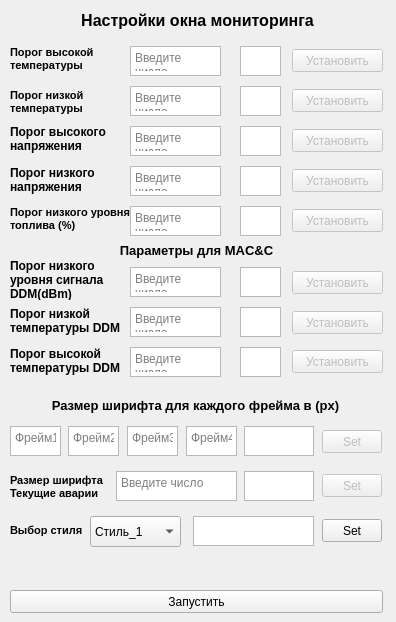
    <widget class="QWidget" name="tab_2">
     <attribute name="title">
      <string>Окно мониторинга</string>
     </attribute>
     <widget class="QLabel" name="label_26">
      <property name="geometry">
       <rect>
        <x>10</x>
        <y>390</y>
        <width>371</width>
        <height>31</height>
       </rect>
      </property>
      <property name="font">
       <font>
        <pointsize>10</pointsize>
        <weight>75</weight>
        <bold>true</bold>
       </font>
      </property>
      <property name="text">
       <string>Размер ширифта для каждого фрейма в (px)</string>
      </property>
      <property name="alignment">
       <set>Qt::AlignCenter</set>
      </property>
      <property name="wordWrap">
       <bool>true</bool>
      </property>
     </widget>
     <widget class="QTextEdit" name="textEdit_18">
      <property name="geometry">
       <rect>
        <x>130</x>
        <y>126</y>
        <width>91</width>
        <height>30</height>
       </rect>
      </property>
      <property name="placeholderText">
       <string>Введите число</string>
      </property>
     </widget>
     <widget class="QTextEdit" name="textEdit_16">
      <property name="geometry">
       <rect>
        <x>130</x>
        <y>86</y>
        <width>91</width>
        <height>30</height>
       </rect>
      </property>
      <property name="placeholderText">
       <string>Введите число</string>
      </property>
     </widget>
     <widget class="QLabel" name="label_7">
      <property name="geometry">
       <rect>
        <x>10</x>
        <y>118</y>
        <width>121</width>
        <height>41</height>
       </rect>
      </property>
      <property name="font">
       <font>
        <weight>75</weight>
        <bold>true</bold>
       </font>
      </property>
      <property name="acceptDrops">
       <bool>false</bool>
      </property>
      <property name="text">
       <string>Порог высокого напряжения</string>
      </property>
      <property name="wordWrap">
       <bool>true</bool>
      </property>
     </widget>
     <widget class="QTextBrowser" name="textBrowser_17">
      <property name="geometry">
       <rect>
        <x>240</x>
        <y>166</y>
        <width>41</width>
        <height>30</height>
       </rect>
      </property>
      <property name="font">
       <font>
        <pointsize>9</pointsize>
        <weight>75</weight>
        <bold>true</bold>
       </font>
      </property>
      <property name="html">
       <string>&lt;!DOCTYPE HTML PUBLIC &quot;-//W3C//DTD HTML 4.0//EN&quot; &quot;http://www.w3.org/TR/REC-html40/strict.dtd&quot;&gt;
&lt;html&gt;&lt;head&gt;&lt;meta name=&quot;qrichtext&quot; content=&quot;1&quot; /&gt;&lt;style type=&quot;text/css&quot;&gt;
p, li { white-space: pre-wrap; }
&lt;/style&gt;&lt;/head&gt;&lt;body style=&quot; font-family:'MS Shell Dlg 2'; font-size:9pt; font-weight:600; font-style:normal;&quot;&gt;
&lt;p align=&quot;center&quot; style=&quot;-qt-paragraph-type:empty; margin-top:0px; margin-bottom:0px; margin-left:0px; margin-right:0px; -qt-block-indent:0; text-indent:0px;&quot;&gt;&lt;br /&gt;&lt;/p&gt;&lt;/body&gt;&lt;/html&gt;</string>
      </property>
     </widget>
     <widget class="QPushButton" name="Set_window_oil_low_btn">
      <property name="enabled">
       <bool>false</bool>
      </property>
      <property name="geometry">
       <rect>
        <x>292</x>
        <y>209</y>
        <width>91</width>
        <height>23</height>
       </rect>
      </property>
      <property name="text">
       <string>Установить</string>
      </property>
     </widget>
     <widget class="QTextEdit" name="textEdit_17">
      <property name="geometry">
       <rect>
        <x>10</x>
        <y>426</y>
        <width>51</width>
        <height>30</height>
       </rect>
      </property>
      <property name="placeholderText">
       <string>Фрейм1</string>
      </property>
     </widget>
     <widget class="QTextEdit" name="textEdit_11">
      <property name="geometry">
       <rect>
        <x>130</x>
        <y>46</y>
        <width>91</width>
        <height>30</height>
       </rect>
      </property>
      <property name="placeholderText">
       <string>Введите число</string>
      </property>
     </widget>
     <widget class="QTextBrowser" name="textBrowser_14">
      <property name="geometry">
       <rect>
        <x>244</x>
        <y>426</y>
        <width>70</width>
        <height>30</height>
       </rect>
      </property>
      <property name="font">
       <font>
        <weight>50</weight>
        <bold>false</bold>
       </font>
      </property>
      <property name="html">
       <string>&lt;!DOCTYPE HTML PUBLIC &quot;-//W3C//DTD HTML 4.0//EN&quot; &quot;http://www.w3.org/TR/REC-html40/strict.dtd&quot;&gt;
&lt;html&gt;&lt;head&gt;&lt;meta name=&quot;qrichtext&quot; content=&quot;1&quot; /&gt;&lt;style type=&quot;text/css&quot;&gt;
p, li { white-space: pre-wrap; }
&lt;/style&gt;&lt;/head&gt;&lt;body style=&quot; font-family:'MS Shell Dlg 2'; font-size:8pt; font-weight:400; font-style:normal;&quot;&gt;
&lt;p align=&quot;center&quot; style=&quot;-qt-paragraph-type:empty; margin-top:0px; margin-bottom:0px; margin-left:0px; margin-right:0px; -qt-block-indent:0; text-indent:0px;&quot;&gt;&lt;br /&gt;&lt;/p&gt;&lt;/body&gt;&lt;/html&gt;</string>
      </property>
     </widget>
     <widget class="QPushButton" name="Set_window_hight_volt_btn">
      <property name="enabled">
       <bool>false</bool>
      </property>
      <property name="geometry">
       <rect>
        <x>292</x>
        <y>129</y>
        <width>91</width>
        <height>23</height>
       </rect>
      </property>
      <property name="text">
       <string>Установить</string>
      </property>
     </widget>
     <widget class="QPushButton" name="Open_window_button">
      <property name="geometry">
       <rect>
        <x>10</x>
        <y>590</y>
        <width>373</width>
        <height>23</height>
       </rect>
      </property>
      <property name="text">
       <string>Запустить</string>
      </property>
     </widget>
     <widget class="QTextBrowser" name="textBrowser_13">
      <property name="geometry">
       <rect>
        <x>240</x>
        <y>86</y>
        <width>41</width>
        <height>30</height>
       </rect>
      </property>
      <property name="font">
       <font>
        <pointsize>9</pointsize>
        <weight>75</weight>
        <bold>true</bold>
       </font>
      </property>
      <property name="html">
       <string>&lt;!DOCTYPE HTML PUBLIC &quot;-//W3C//DTD HTML 4.0//EN&quot; &quot;http://www.w3.org/TR/REC-html40/strict.dtd&quot;&gt;
&lt;html&gt;&lt;head&gt;&lt;meta name=&quot;qrichtext&quot; content=&quot;1&quot; /&gt;&lt;style type=&quot;text/css&quot;&gt;
p, li { white-space: pre-wrap; }
&lt;/style&gt;&lt;/head&gt;&lt;body style=&quot; font-family:'MS Shell Dlg 2'; font-size:9pt; font-weight:600; font-style:normal;&quot;&gt;
&lt;p align=&quot;center&quot; style=&quot;-qt-paragraph-type:empty; margin-top:0px; margin-bottom:0px; margin-left:0px; margin-right:0px; -qt-block-indent:0; text-indent:0px;&quot;&gt;&lt;br /&gt;&lt;/p&gt;&lt;/body&gt;&lt;/html&gt;</string>
      </property>
     </widget>
     <widget class="QLabel" name="label_25">
      <property name="geometry">
       <rect>
        <x>10</x>
        <y>86</y>
        <width>121</width>
        <height>31</height>
       </rect>
      </property>
      <property name="font">
       <font>
        <pointsize>8</pointsize>
        <weight>75</weight>
        <bold>true</bold>
       </font>
      </property>
      <property name="text">
       <string>Порог низкой температуры</string>
      </property>
      <property name="wordWrap">
       <bool>true</bool>
      </property>
     </widget>
     <widget class="QTextBrowser" name="textBrowser_16">
      <property name="geometry">
       <rect>
        <x>240</x>
        <y>206</y>
        <width>41</width>
        <height>30</height>
       </rect>
      </property>
      <property name="font">
       <font>
        <pointsize>9</pointsize>
        <weight>75</weight>
        <bold>true</bold>
       </font>
      </property>
      <property name="html">
       <string>&lt;!DOCTYPE HTML PUBLIC &quot;-//W3C//DTD HTML 4.0//EN&quot; &quot;http://www.w3.org/TR/REC-html40/strict.dtd&quot;&gt;
&lt;html&gt;&lt;head&gt;&lt;meta name=&quot;qrichtext&quot; content=&quot;1&quot; /&gt;&lt;style type=&quot;text/css&quot;&gt;
p, li { white-space: pre-wrap; }
&lt;/style&gt;&lt;/head&gt;&lt;body style=&quot; font-family:'MS Shell Dlg 2'; font-size:9pt; font-weight:600; font-style:normal;&quot;&gt;
&lt;p align=&quot;center&quot; style=&quot;-qt-paragraph-type:empty; margin-top:0px; margin-bottom:0px; margin-left:0px; margin-right:0px; -qt-block-indent:0; text-indent:0px;&quot;&gt;&lt;br /&gt;&lt;/p&gt;&lt;/body&gt;&lt;/html&gt;</string>
      </property>
     </widget>
     <widget class="QLabel" name="label_32">
      <property name="geometry">
       <rect>
        <x>12</x>
        <y>10</y>
        <width>371</width>
        <height>20</height>
       </rect>
      </property>
      <property name="font">
       <font>
        <pointsize>12</pointsize>
        <weight>75</weight>
        <bold>true</bold>
       </font>
      </property>
      <property name="text">
       <string>Настройки окна мониторинга</string>
      </property>
      <property name="alignment">
       <set>Qt::AlignCenter</set>
      </property>
     </widget>
     <widget class="QPushButton" name="Set_window_font_size_btn">
      <property name="enabled">
       <bool>false</bool>
      </property>
      <property name="geometry">
       <rect>
        <x>322</x>
        <y>430</y>
        <width>60</width>
        <height>23</height>
       </rect>
      </property>
      <property name="text">
       <string>Set</string>
      </property>
     </widget>
     <widget class="QLabel" name="label_11">
      <property name="geometry">
       <rect>
        <x>10</x>
        <y>159</y>
        <width>121</width>
        <height>41</height>
       </rect>
      </property>
      <property name="font">
       <font>
        <weight>75</weight>
        <bold>true</bold>
       </font>
      </property>
      <property name="acceptDrops">
       <bool>false</bool>
      </property>
      <property name="text">
       <string>Порог низкого напряжения</string>
      </property>
      <property name="wordWrap">
       <bool>true</bool>
      </property>
     </widget>
     <widget class="QPushButton" name="Set_window_temp_hight_btn">
      <property name="enabled">
       <bool>false</bool>
      </property>
      <property name="geometry">
       <rect>
        <x>292</x>
        <y>49</y>
        <width>91</width>
        <height>23</height>
       </rect>
      </property>
      <property name="text">
       <string>Установить</string>
      </property>
     </widget>
     <widget class="QLabel" name="label_27">
      <property name="geometry">
       <rect>
        <x>10</x>
        <y>43</y>
        <width>121</width>
        <height>31</height>
       </rect>
      </property>
      <property name="font">
       <font>
        <pointsize>8</pointsize>
        <weight>75</weight>
        <bold>true</bold>
       </font>
      </property>
      <property name="text">
       <string>Порог высокой температуры</string>
      </property>
      <property name="wordWrap">
       <bool>true</bool>
      </property>
     </widget>
     <widget class="QPushButton" name="Set_window_low_volt_btn">
      <property name="enabled">
       <bool>false</bool>
      </property>
      <property name="geometry">
       <rect>
        <x>292</x>
        <y>169</y>
        <width>91</width>
        <height>23</height>
       </rect>
      </property>
      <property name="text">
       <string>Установить</string>
      </property>
     </widget>
     <widget class="QTextEdit" name="textEdit_19">
      <property name="geometry">
       <rect>
        <x>130</x>
        <y>166</y>
        <width>91</width>
        <height>30</height>
       </rect>
      </property>
      <property name="placeholderText">
       <string>Введите число</string>
      </property>
     </widget>
     <widget class="QTextEdit" name="textEdit_20">
      <property name="geometry">
       <rect>
        <x>130</x>
        <y>206</y>
        <width>91</width>
        <height>30</height>
       </rect>
      </property>
      <property name="placeholderText">
       <string>Введите число</string>
      </property>
     </widget>
     <widget class="QTextBrowser" name="textBrowser_15">
      <property name="geometry">
       <rect>
        <x>240</x>
        <y>126</y>
        <width>41</width>
        <height>30</height>
       </rect>
      </property>
      <property name="font">
       <font>
        <pointsize>9</pointsize>
        <weight>75</weight>
        <bold>true</bold>
       </font>
      </property>
      <property name="html">
       <string>&lt;!DOCTYPE HTML PUBLIC &quot;-//W3C//DTD HTML 4.0//EN&quot; &quot;http://www.w3.org/TR/REC-html40/strict.dtd&quot;&gt;
&lt;html&gt;&lt;head&gt;&lt;meta name=&quot;qrichtext&quot; content=&quot;1&quot; /&gt;&lt;style type=&quot;text/css&quot;&gt;
p, li { white-space: pre-wrap; }
&lt;/style&gt;&lt;/head&gt;&lt;body style=&quot; font-family:'MS Shell Dlg 2'; font-size:9pt; font-weight:600; font-style:normal;&quot;&gt;
&lt;p align=&quot;center&quot; style=&quot;-qt-paragraph-type:empty; margin-top:0px; margin-bottom:0px; margin-left:0px; margin-right:0px; -qt-block-indent:0; text-indent:0px;&quot;&gt;&lt;br /&gt;&lt;/p&gt;&lt;/body&gt;&lt;/html&gt;</string>
      </property>
     </widget>
     <widget class="QLabel" name="label_28">
      <property name="geometry">
       <rect>
        <x>10</x>
        <y>199</y>
        <width>121</width>
        <height>40</height>
       </rect>
      </property>
      <property name="font">
       <font>
        <pointsize>8</pointsize>
        <weight>75</weight>
        <bold>true</bold>
       </font>
      </property>
      <property name="text">
       <string>Порог низкого уровня топлива (%)</string>
      </property>
      <property name="wordWrap">
       <bool>true</bool>
      </property>
     </widget>
     <widget class="QPushButton" name="Set_window_temp_low_btn">
      <property name="enabled">
       <bool>false</bool>
      </property>
      <property name="geometry">
       <rect>
        <x>292</x>
        <y>89</y>
        <width>91</width>
        <height>23</height>
       </rect>
      </property>
      <property name="text">
       <string>Установить</string>
      </property>
     </widget>
     <widget class="QTextBrowser" name="textBrowser_8">
      <property name="geometry">
       <rect>
        <x>240</x>
        <y>46</y>
        <width>41</width>
        <height>30</height>
       </rect>
      </property>
      <property name="font">
       <font>
        <pointsize>9</pointsize>
        <weight>75</weight>
        <bold>true</bold>
       </font>
      </property>
      <property name="html">
       <string>&lt;!DOCTYPE HTML PUBLIC &quot;-//W3C//DTD HTML 4.0//EN&quot; &quot;http://www.w3.org/TR/REC-html40/strict.dtd&quot;&gt;
&lt;html&gt;&lt;head&gt;&lt;meta name=&quot;qrichtext&quot; content=&quot;1&quot; /&gt;&lt;style type=&quot;text/css&quot;&gt;
p, li { white-space: pre-wrap; }
&lt;/style&gt;&lt;/head&gt;&lt;body style=&quot; font-family:'MS Shell Dlg 2'; font-size:9pt; font-weight:600; font-style:normal;&quot;&gt;
&lt;p align=&quot;center&quot; style=&quot;-qt-paragraph-type:empty; margin-top:0px; margin-bottom:0px; margin-left:0px; margin-right:0px; -qt-block-indent:0; text-indent:0px;&quot;&gt;&lt;br /&gt;&lt;/p&gt;&lt;/body&gt;&lt;/html&gt;</string>
      </property>
     </widget>
     <widget class="QComboBox" name="comboBox_3">
      <property name="geometry">
       <rect>
        <x>90</x>
        <y>516</y>
        <width>91</width>
        <height>31</height>
       </rect>
      </property>
      <item>
       <property name="text">
        <string>Стиль_1</string>
       </property>
      </item>
      <item>
       <property name="text">
        <string>Стиль_2</string>
       </property>
      </item>
      <item>
       <property name="text">
        <string>Стиль_3</string>
       </property>
      </item>
      <item>
       <property name="text">
        <string>Стандартный</string>
       </property>
      </item>
     </widget>
     <widget class="QLabel" name="label_35">
      <property name="geometry">
       <rect>
        <x>10</x>
        <y>515</y>
        <width>81</width>
        <height>31</height>
       </rect>
      </property>
      <property name="font">
       <font>
        <pointsize>8</pointsize>
        <weight>75</weight>
        <bold>true</bold>
       </font>
      </property>
      <property name="text">
       <string>Выбор стиля</string>
      </property>
      <property name="wordWrap">
       <bool>true</bool>
      </property>
     </widget>
     <widget class="QTextBrowser" name="textBrowser_24">
      <property name="geometry">
       <rect>
        <x>193</x>
        <y>516</y>
        <width>121</width>
        <height>30</height>
       </rect>
      </property>
      <property name="font">
       <font>
        <weight>75</weight>
        <bold>true</bold>
       </font>
      </property>
      <property name="html">
       <string>&lt;!DOCTYPE HTML PUBLIC &quot;-//W3C//DTD HTML 4.0//EN&quot; &quot;http://www.w3.org/TR/REC-html40/strict.dtd&quot;&gt;
&lt;html&gt;&lt;head&gt;&lt;meta name=&quot;qrichtext&quot; content=&quot;1&quot; /&gt;&lt;style type=&quot;text/css&quot;&gt;
p, li { white-space: pre-wrap; }
&lt;/style&gt;&lt;/head&gt;&lt;body style=&quot; font-family:'MS Shell Dlg 2'; font-size:8pt; font-weight:600; font-style:normal;&quot;&gt;
&lt;p align=&quot;center&quot; style=&quot;-qt-paragraph-type:empty; margin-top:0px; margin-bottom:0px; margin-left:0px; margin-right:0px; -qt-block-indent:0; text-indent:0px;&quot;&gt;&lt;br /&gt;&lt;/p&gt;&lt;/body&gt;&lt;/html&gt;</string>
      </property>
     </widget>
     <widget class="QPushButton" name="Set_window_style_sheet_btn">
      <property name="enabled">
       <bool>true</bool>
      </property>
      <property name="geometry">
       <rect>
        <x>322</x>
        <y>519</y>
        <width>60</width>
        <height>23</height>
       </rect>
      </property>
      <property name="text">
       <string>Set</string>
      </property>
     </widget>
     <widget class="QTextEdit" name="textEdit_28">
      <property name="geometry">
       <rect>
        <x>68</x>
        <y>426</y>
        <width>51</width>
        <height>30</height>
       </rect>
      </property>
      <property name="placeholderText">
       <string>Фрейм2</string>
      </property>
     </widget>
     <widget class="QTextEdit" name="textEdit_29">
      <property name="geometry">
       <rect>
        <x>127</x>
        <y>426</y>
        <width>51</width>
        <height>30</height>
       </rect>
      </property>
      <property name="placeholderText">
       <string>Фрейм3</string>
      </property>
     </widget>
     <widget class="QTextEdit" name="textEdit_30">
      <property name="geometry">
       <rect>
        <x>186</x>
        <y>426</y>
        <width>51</width>
        <height>30</height>
       </rect>
      </property>
      <property name="placeholderText">
       <string>Фрейм4</string>
      </property>
     </widget>
     <widget class="QLabel" name="label_29">
      <property name="geometry">
       <rect>
        <x>10</x>
        <y>471</y>
        <width>101</width>
        <height>31</height>
       </rect>
      </property>
      <property name="font">
       <font>
        <pointsize>8</pointsize>
        <weight>75</weight>
        <bold>true</bold>
       </font>
      </property>
      <property name="text">
       <string>Размер ширифта Текущие аварии</string>
      </property>
      <property name="wordWrap">
       <bool>true</bool>
      </property>
     </widget>
     <widget class="QTextEdit" name="textEdit_32">
      <property name="geometry">
       <rect>
        <x>116</x>
        <y>471</y>
        <width>121</width>
        <height>30</height>
       </rect>
      </property>
      <property name="placeholderText">
       <string>Введите число</string>
      </property>
     </widget>
     <widget class="QTextBrowser" name="textBrowser_18">
      <property name="geometry">
       <rect>
        <x>244</x>
        <y>471</y>
        <width>70</width>
        <height>30</height>
       </rect>
      </property>
      <property name="font">
       <font>
        <pointsize>9</pointsize>
        <weight>75</weight>
        <bold>true</bold>
       </font>
      </property>
      <property name="html">
       <string>&lt;!DOCTYPE HTML PUBLIC &quot;-//W3C//DTD HTML 4.0//EN&quot; &quot;http://www.w3.org/TR/REC-html40/strict.dtd&quot;&gt;
&lt;html&gt;&lt;head&gt;&lt;meta name=&quot;qrichtext&quot; content=&quot;1&quot; /&gt;&lt;style type=&quot;text/css&quot;&gt;
p, li { white-space: pre-wrap; }
&lt;/style&gt;&lt;/head&gt;&lt;body style=&quot; font-family:'MS Shell Dlg 2'; font-size:9pt; font-weight:600; font-style:normal;&quot;&gt;
&lt;p align=&quot;center&quot; style=&quot;-qt-paragraph-type:empty; margin-top:0px; margin-bottom:0px; margin-left:0px; margin-right:0px; -qt-block-indent:0; text-indent:0px;&quot;&gt;&lt;br /&gt;&lt;/p&gt;&lt;/body&gt;&lt;/html&gt;</string>
      </property>
     </widget>
     <widget class="QPushButton" name="Set_window_font_size_alarm_btn">
      <property name="enabled">
       <bool>false</bool>
      </property>
      <property name="geometry">
       <rect>
        <x>322</x>
        <y>474</y>
        <width>60</width>
        <height>23</height>
       </rect>
      </property>
      <property name="text">
       <string>Set</string>
      </property>
     </widget>
     <widget class="QPushButton" name="Set_window_low_temp_ddm_btn">
      <property name="enabled">
       <bool>false</bool>
      </property>
      <property name="geometry">
       <rect>
        <x>292</x>
        <y>311</y>
        <width>91</width>
        <height>23</height>
       </rect>
      </property>
      <property name="text">
       <string>Установить</string>
      </property>
     </widget>
     <widget class="QTextEdit" name="textEdit_24">
      <property name="geometry">
       <rect>
        <x>130</x>
        <y>347</y>
        <width>91</width>
        <height>30</height>
       </rect>
      </property>
      <property name="placeholderText">
       <string>Введите число</string>
      </property>
     </widget>
     <widget class="QTextEdit" name="textEdit_25">
      <property name="geometry">
       <rect>
        <x>130</x>
        <y>267</y>
        <width>91</width>
        <height>30</height>
       </rect>
      </property>
      <property name="placeholderText">
       <string>Введите число</string>
      </property>
     </widget>
     <widget class="QTextEdit" name="textEdit_26">
      <property name="geometry">
       <rect>
        <x>130</x>
        <y>307</y>
        <width>91</width>
        <height>30</height>
       </rect>
      </property>
      <property name="placeholderText">
       <string>Введите число</string>
      </property>
     </widget>
     <widget class="QTextBrowser" name="textBrowser_21">
      <property name="geometry">
       <rect>
        <x>240</x>
        <y>267</y>
        <width>41</width>
        <height>30</height>
       </rect>
      </property>
      <property name="font">
       <font>
        <pointsize>10</pointsize>
        <weight>75</weight>
        <bold>true</bold>
       </font>
      </property>
      <property name="html">
       <string>&lt;!DOCTYPE HTML PUBLIC &quot;-//W3C//DTD HTML 4.0//EN&quot; &quot;http://www.w3.org/TR/REC-html40/strict.dtd&quot;&gt;
&lt;html&gt;&lt;head&gt;&lt;meta name=&quot;qrichtext&quot; content=&quot;1&quot; /&gt;&lt;style type=&quot;text/css&quot;&gt;
p, li { white-space: pre-wrap; }
&lt;/style&gt;&lt;/head&gt;&lt;body style=&quot; font-family:'MS Shell Dlg 2'; font-size:10pt; font-weight:600; font-style:normal;&quot;&gt;
&lt;p align=&quot;center&quot; style=&quot;-qt-paragraph-type:empty; margin-top:0px; margin-bottom:0px; margin-left:0px; margin-right:0px; -qt-block-indent:0; text-indent:0px; font-size:8pt; font-weight:400;&quot;&gt;&lt;br /&gt;&lt;/p&gt;&lt;/body&gt;&lt;/html&gt;</string>
      </property>
     </widget>
     <widget class="QTextBrowser" name="textBrowser_22">
      <property name="geometry">
       <rect>
        <x>240</x>
        <y>307</y>
        <width>41</width>
        <height>30</height>
       </rect>
      </property>
      <property name="font">
       <font>
        <pointsize>10</pointsize>
        <weight>75</weight>
        <bold>true</bold>
       </font>
      </property>
      <property name="html">
       <string>&lt;!DOCTYPE HTML PUBLIC &quot;-//W3C//DTD HTML 4.0//EN&quot; &quot;http://www.w3.org/TR/REC-html40/strict.dtd&quot;&gt;
&lt;html&gt;&lt;head&gt;&lt;meta name=&quot;qrichtext&quot; content=&quot;1&quot; /&gt;&lt;style type=&quot;text/css&quot;&gt;
p, li { white-space: pre-wrap; }
&lt;/style&gt;&lt;/head&gt;&lt;body style=&quot; font-family:'MS Shell Dlg 2'; font-size:10pt; font-weight:600; font-style:normal;&quot;&gt;
&lt;p align=&quot;center&quot; style=&quot;-qt-paragraph-type:empty; margin-top:0px; margin-bottom:0px; margin-left:0px; margin-right:0px; -qt-block-indent:0; text-indent:0px; font-size:8pt; font-weight:400;&quot;&gt;&lt;br /&gt;&lt;/p&gt;&lt;/body&gt;&lt;/html&gt;</string>
      </property>
     </widget>
     <widget class="QTextBrowser" name="textBrowser_23">
      <property name="geometry">
       <rect>
        <x>240</x>
        <y>347</y>
        <width>41</width>
        <height>30</height>
       </rect>
      </property>
      <property name="font">
       <font>
        <pointsize>10</pointsize>
        <weight>75</weight>
        <bold>true</bold>
       </font>
      </property>
      <property name="html">
       <string>&lt;!DOCTYPE HTML PUBLIC &quot;-//W3C//DTD HTML 4.0//EN&quot; &quot;http://www.w3.org/TR/REC-html40/strict.dtd&quot;&gt;
&lt;html&gt;&lt;head&gt;&lt;meta name=&quot;qrichtext&quot; content=&quot;1&quot; /&gt;&lt;style type=&quot;text/css&quot;&gt;
p, li { white-space: pre-wrap; }
&lt;/style&gt;&lt;/head&gt;&lt;body style=&quot; font-family:'MS Shell Dlg 2'; font-size:10pt; font-weight:600; font-style:normal;&quot;&gt;
&lt;p align=&quot;center&quot; style=&quot;-qt-paragraph-type:empty; margin-top:0px; margin-bottom:0px; margin-left:0px; margin-right:0px; -qt-block-indent:0; text-indent:0px; font-size:8pt; font-weight:400;&quot;&gt;&lt;br /&gt;&lt;/p&gt;&lt;/body&gt;&lt;/html&gt;</string>
      </property>
     </widget>
     <widget class="QLabel" name="label_24">
      <property name="geometry">
       <rect>
        <x>10</x>
        <y>259</y>
        <width>121</width>
        <height>41</height>
       </rect>
      </property>
      <property name="font">
       <font>
        <weight>75</weight>
        <bold>true</bold>
       </font>
      </property>
      <property name="text">
       <string>Порог низкого уровня сигнала DDM(dBm)</string>
      </property>
      <property name="wordWrap">
       <bool>true</bool>
      </property>
     </widget>
     <widget class="QPushButton" name="Set_window_power_sign_btn">
      <property name="enabled">
       <bool>false</bool>
      </property>
      <property name="geometry">
       <rect>
        <x>292</x>
        <y>271</y>
        <width>91</width>
        <height>23</height>
       </rect>
      </property>
      <property name="text">
       <string>Установить</string>
      </property>
     </widget>
     <widget class="QLabel" name="label_30">
      <property name="geometry">
       <rect>
        <x>6</x>
        <y>240</y>
        <width>381</width>
        <height>20</height>
       </rect>
      </property>
      <property name="font">
       <font>
        <pointsize>10</pointsize>
        <weight>75</weight>
        <bold>true</bold>
       </font>
      </property>
      <property name="layoutDirection">
       <enum>Qt::LeftToRight</enum>
      </property>
      <property name="text">
       <string>Параметры для MAC&amp;C</string>
      </property>
      <property name="alignment">
       <set>Qt::AlignCenter</set>
      </property>
     </widget>
     <widget class="QLabel" name="label_31">
      <property name="geometry">
       <rect>
        <x>10</x>
        <y>305</y>
        <width>121</width>
        <height>31</height>
       </rect>
      </property>
      <property name="font">
       <font>
        <weight>75</weight>
        <bold>true</bold>
       </font>
      </property>
      <property name="text">
       <string>Порог низкой температуры DDM</string>
      </property>
      <property name="wordWrap">
       <bool>true</bool>
      </property>
     </widget>
     <widget class="QLabel" name="label_33">
      <property name="geometry">
       <rect>
        <x>10</x>
        <y>345</y>
        <width>121</width>
        <height>31</height>
       </rect>
      </property>
      <property name="font">
       <font>
        <weight>75</weight>
        <bold>true</bold>
       </font>
      </property>
      <property name="text">
       <string>Порог высокой температуры DDM</string>
      </property>
      <property name="wordWrap">
       <bool>true</bool>
      </property>
     </widget>
     <widget class="QPushButton" name="Set_window_high_temp_ddm_btn">
      <property name="enabled">
       <bool>false</bool>
      </property>
      <property name="geometry">
       <rect>
        <x>292</x>
        <y>350</y>
        <width>91</width>
        <height>23</height>
       </rect>
      </property>
      <property name="text">
       <string>Установить</string>
      </property>
     </widget>
    </widget>
